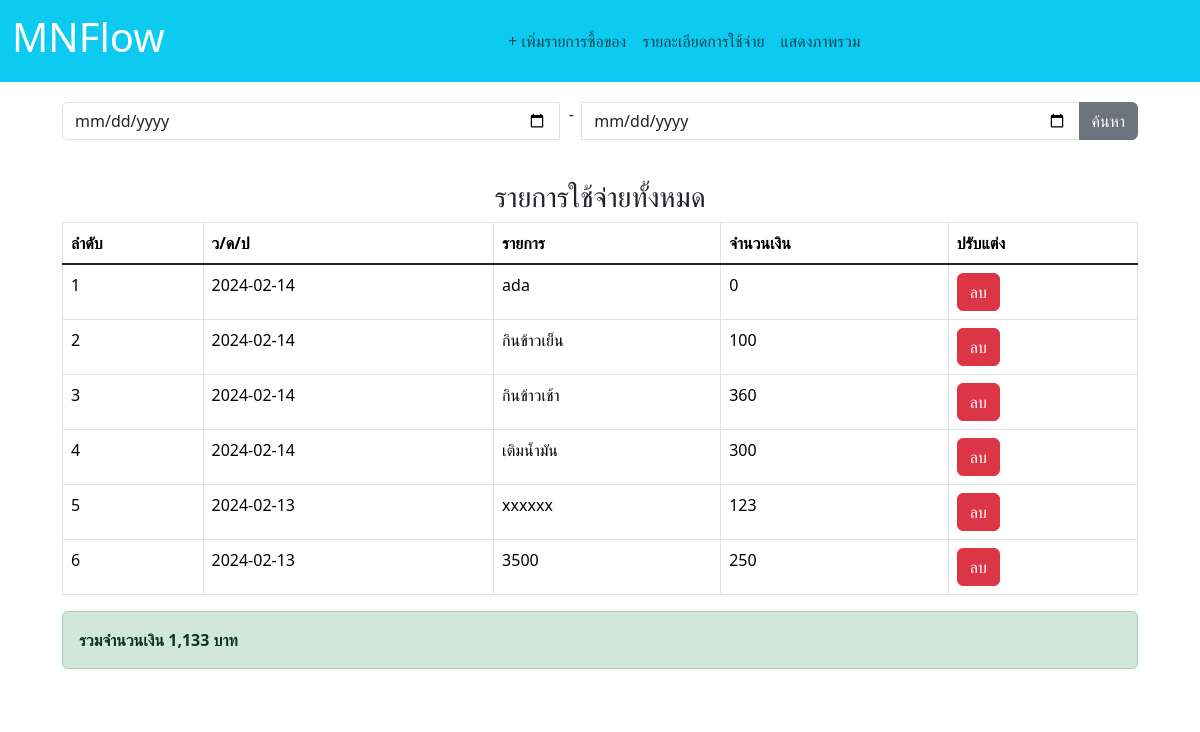
The app's page /detail.php with its own data.
### tables this page shows
CREATE TABLE `tbl_detail` (
  `d_id` int(5) NOT NULL,
  `d_date` date NOT NULL,
  `d_detail` text NOT NULL,
  `d_amount` decimal(10,0) NOT NULL
);

### backEnd/function.php (called while the page is built)
<?php
include 'connect.php';
$sqlTotal = "SELECT SUM(d_amount) AS total FROM tbl_detail";
$resultTotal = mysqli_query($conn, $sqlTotal);
if (mysqli_num_rows($resultTotal) > 0) {
    $rowTotal = mysqli_fetch_assoc($resultTotal);
    $formatNum = $rowTotal["total"];
    $Total = number_format($formatNum, 0, '.', ',');
} else {
    echo "ไม่พบข้อมูล";
};
?>

### detail.php (the view, shortened to what this page needs)
<!doctype html>
<html lang="en">
  <head>
    <link href="https://cdn.jsdelivr.net/npm/bootstrap@5.3.2/dist/css/bootstrap.min.css" rel="stylesheet"
>
  </head>
<body>
  <?php
  include 'component/navba.php';
  include 'backEnd/connect.php';
  include 'backEnd/function.php';
  $sql = "SELECT * FROM tbl_detail ORDER BY d_id DESC";
  $result = mysqli_query($conn, $sql);
  ?>
<div class="container">
  <div class="content">
    <form action="searchFormDev.php" method="post">
      <div class="input-group mb-3">
        <input type="date"  name="d_s" id="datepicker" class="form-control" placeholder="" > &nbsp;&nbsp;-&nbsp;&nbsp;
        <input type="date"  name="d_e" id="datepicker2" class="form-control" placeholder="" >
        <button type="submit" class="btn btn-secondary text-center" >ค้นหา</button>
      </div>
    </form>
<br><h3 class="text-center">รายการใช้จ่ายทั้งหมด</h3>
      <table id="myTable" class="table table-bordered">
        <thead>
            <tr>
                <th scope="col">ลำดับ</th>
                <th scope="col">ว/ด/ป</th>
                <th scope="col">รายการ</th>
                <th scope="col">จำนวนเงิน</th>
                <th scope="col">ปรับแต่ง</th>
            </tr>
        </thead>
        <tbody class="table-group-divider">
       <?php
          $num = 1;
          if (mysqli_num_rows($result) > 0) {
          while($row = mysqli_fetch_assoc($result)) {
          $formatNum = $row["d_amount"];
          $id = $row["d_id"];
        ?>
            <tr >
                <td><?=$num?></td>
                <td><?=$row["d_date"];?></td>
                <td><?=$row["d_detail"];?></td>
                <td ><?=$d_amount = number_format($formatNum, 0, '.', ',');?></td>
                <td><button type="button" class="btn btn-danger" onclick="sendData(<?=$id?>)">ลบ</button></td>
            </tr>
        <?php
        $num++;
          } } else { echo "ไม่พบข้อมูล"; }
        ?>
         </tbody>
        </table>
        <div class="alert alert-success text-right" role="alert">
          <b>รวมจำนวนเงิน <?=$Total?> บาท</b>
        </div>
  </div>
</div>
</body>
</html>

### component/navba.php (shortened to what this page needs)
<nav class="navbar navbar-expand-lg navbar-info bg-info" aria-label="Tenth navbar example">
    <div class="container-fluid">
       <a class="navbar-brand" href="index.php"><h1>MNFlow</h1></a>
      <div class="collapse navbar-collapse justify-content-md-center " id="navbarsExample08">
        <ul class="navbar-nav ">
          <li class="nav-item">
            <a class="nav-link " aria-current="page" href="index.php">+ เพิ่มรายการซื้อของ</a>
          </li>
          <li class="nav-item">
            <a class="nav-link" href="detail.php">รายละเอียดการใช้จ่าย</a>
          </li>
          <li class="nav-item">
            <a class="nav-link " href="dashboard.php">แสดงภาพรวม</a>
          </li>
        </ul>
      </div>
    </div>
  </nav>

### detail.php (style rules this page uses)
h1 { color: #FFF; }
.content { background-color: #fff; padding: 20px; }

### records on screen
tbl_detail: d_date "2024-02-14", d_detail "ada", d_amount "0"
tbl_detail: d_date "2024-02-14", d_detail "กินข้าวเย็น", d_amount "100"
tbl_detail: d_date "2024-02-14", d_detail "กินข้าวเช้า", d_amount "360"
tbl_detail: d_date "2024-02-14", d_detail "เติมน้ำมัน", d_amount "300"
tbl_detail: d_date "2024-02-13", d_detail "xxxxxx", d_amount "123"
tbl_detail: d_date "2024-02-13", d_detail "3500", d_amount "250"

### other values on screen
$Total "1,133"
